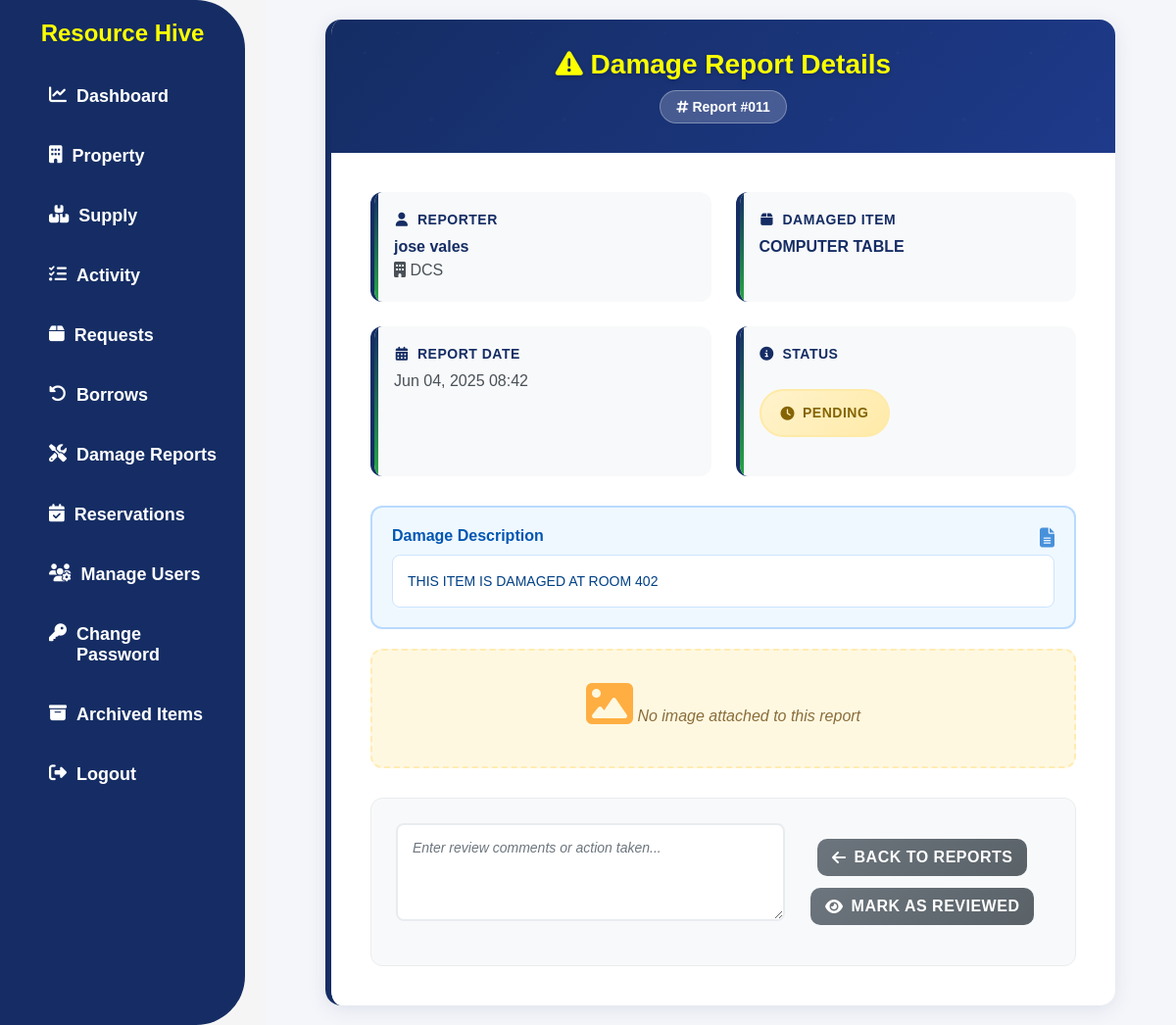
The app's page /damage-report/11/, older data.
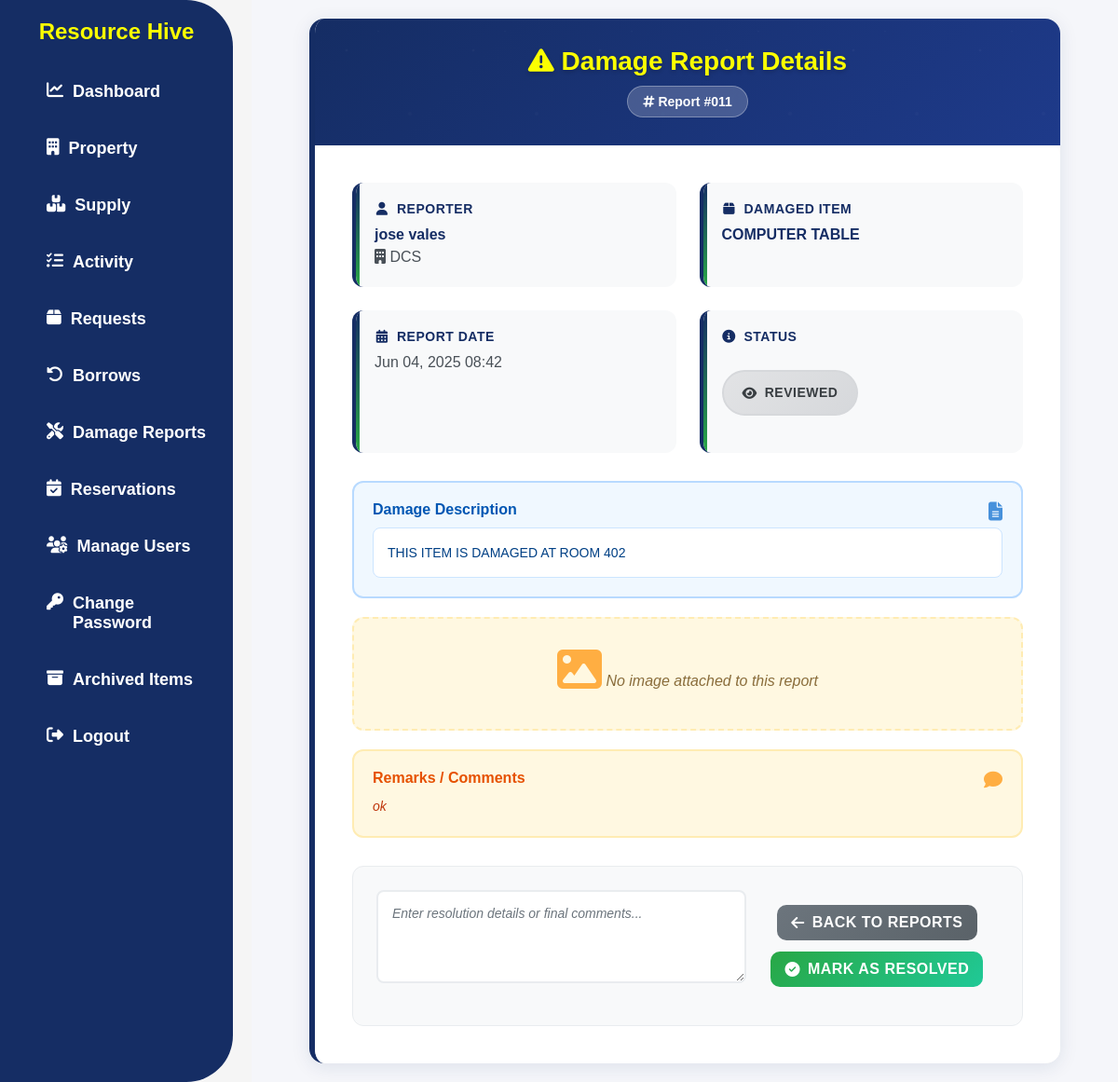
The same page, newer data.
### app/models.py (models this page shows, shortened)
class DamageReport(models.Model):
    STATUS_CHOICES = [
        ('pending', 'Pending'),
        ('reviewed', 'Reviewed'),
        ('resolved', 'Resolved'),
    ]
    user = models.ForeignKey(User, on_delete=models.CASCADE)
    item = models.ForeignKey(Property, on_delete=models.CASCADE)
    description = models.TextField()
    status = models.CharField(max_length=20, choices=STATUS_CHOICES, default='pending')
    remarks = models.TextField(blank=True, null=True)
    report_date = models.DateTimeField(auto_now_add=True)
    image = models.ImageField(upload_to='report_images/', blank=True, null=True)

class UserProfile(models.Model):
    user = models.OneToOneField(User, on_delete=models.CASCADE)
    ROLE_CHOICES = [
        ('ADMIN', 'ADMIN'),
        ('USER', 'USER'),
    ]
    role = models.CharField(max_length=20, choices=ROLE_CHOICES)
    department = models.ForeignKey(Department, on_delete=models.SET_NULL, null=True, blank=True)
    phone = models.CharField(max_length=20, blank=True, null=True)

class Department(models.Model):
    name = models.CharField(max_length=100, unique=True)
    def __str__(self):
        return self.name

class Property(models.Model):
    CONDITION_CHOICES = [
        ('In good condition', 'In good condition'),
        ('Needing repair', 'Needing repair'),
        ('Unserviceable', 'Unserviceable'),
        ('Obsolete', 'Obsolete'),
        ('No longer needed', 'No longer needed'),
        ('Not used since purchased', 'Not used since purchased'),
    ]
    AVAILABILITY_CHOICES = [
        ('available', 'Available'),
        ('not_available', 'Not Available'),
    ]
    property_number = models.CharField(max_length=100, unique=True, null=True, blank=True)
    property_name = models.CharField(max_length=100)
    category = models.ForeignKey(PropertyCategory, on_delete=models.SET_NULL, null=True, blank=True)
    description = models.TextField(null=True, blank=True)
    barcode = models.CharField(max_length=150, unique=True, null=True, blank=True)
    unit_of_measure = models.CharField(max_length=50, null=True, blank=True)
    unit_value = models.DecimalField(
        max_digits=10, decimal_places=2,
        blank=True, null=True,
        validators=[MinValueValidator(0)]
    )
    overall_quantity = models.PositiveIntegerField(validators=[MinValueValidator(0)], default=0)
    quantity = models.PositiveIntegerField(validators=[MinValueValidator(0)], default=0)
    location = models.CharField(max_length=255, null=True, blank=True)
    condition = models.CharField(max_length=100, choices=CONDITION_CHOICES, default='In good condition')
    availability = models.CharField(max_length=20, choices=AVAILABILITY_CHOICES, default='available')
    is_archived = models.BooleanField(default=False)

### app/views.py (the view, shortened to what this page needs)
# urls.py: path('damage-report/<int:pk>/', damage_report_detail, name='damage_report_detail'),
def damage_report_detail(request, pk):
    report_obj = get_object_or_404(DamageReport, pk=pk)
    return render(request, 'app/report_details.html', {'report_obj': report_obj})

### app/templates/app/report_details.html (shortened to what the changed rows need)
{% load static %}
<!DOCTYPE html>
<html>
<head>
  <link rel="stylesheet" href="{% static 'css/style.css' %}" />
  <link rel="stylesheet" href="https://cdnjs.cloudflare.com/ajax/libs/font-awesome/6.4.2/css/all.min.css" />
</head>
<body>
  {% include 'app/navbar.html' %}
  <div class="content">
    <div class="details-container">
      <div class="details-header">
        <h2 class="h2title">
          <i class="fas fa-exclamation-triangle"></i>
          Damage Report Details
        </h2>
        <div class="report-id-badge">
          <i class="fas fa-hashtag"></i>
          Report #{{ report_obj.id|stringformat:"03d" }}
        </div>
      </div>
      <div class="details-p">
        <div class="details-grid">
          <div class="detail-item">
            <div class="detail-label">
              <i class="fas fa-user"></i>
              Reporter
            </div>
            <div class="detail-value highlight">
              {% with report_obj.user.first_name as first_name %}
              {% with report_obj.user.last_name as last_name %}
                {% if first_name or last_name %}
                  {{ first_name }} {{ last_name }}
                {% else %}
                  {{ report_obj.user.username }}
                {% endif %}
              {% endwith %}
              {% endwith %}
            </div>
            <div class="detail-value">
              <i class="fas fa-building"></i>
              {{ report_obj.user.userprofile.department }}
            </div>
          </div>
          <div class="detail-item">
            <div class="detail-label">
              <i class="fas fa-box"></i>
              Damaged Item
            </div>
            <div class="detail-value highlight">{{ report_obj.item.property_name }}</div>
          </div>
          <div class="detail-item">
            <div class="detail-label">
              <i class="fas fa-calendar-alt"></i>
              Report Date
            </div>
            <div class="detail-value">{{ report_obj.report_date|date:"M d, Y H:i" }}</div>
          </div>
          <div class="detail-item">
            <div class="detail-value">
              <div class="status-display status-{{ report_obj.status|lower }}">
                {% if report_obj.status == 'pending' %}
                  <i class="fas fa-clock"></i>
                {% elif report_obj.status == 'reviewed' %}
                  <i class="fas fa-eye"></i>
                {% elif report_obj.status == 'resolved' %}
                  <i class="fas fa-check-circle"></i>
                {% endif %}
                {{ report_obj.get_status_display }}
              </div>
            </div>
          </div>
        </div>
        <div class="description-section">
          <strong>Damage Description</strong>
          <div class="description-text">{{ report_obj.description }}</div>
        </div>
        {% if report_obj.remarks %}
          <div class="remarks-section">
            <strong>Remarks / Comments</strong>
            <div class="remarks-text">{{ report_obj.remarks }}</div>
          </div>
        {% endif %}
        {% if report_obj.status == 'pending' %}
          <form method="post" class="stat-button">
            <textarea name="remarks" placeholder="Enter review comments or action taken..." required></textarea>
            <div class="button-group">
              <a href="{% url 'user_damage_reports' %}" class="btn-back">
                <i class="fas fa-arrow-left"></i> Back to Reports
              </a>
              <button type="submit" name="action" value="reviewed" class="btn-reviewed">
                <i class="fas fa-eye"></i> Mark as Reviewed
              </button>
            </div>
          </form>
        {% elif report_obj.status == 'reviewed' %}
          <form method="post" class="stat-button">
            <textarea name="remarks" placeholder="Enter resolution details or final comments..." required></textarea>
            <div class="button-group">
              <a href="{% url 'user_damage_reports' %}" class="btn-back">
                <i class="fas fa-arrow-left"></i> Back to Reports
              </a>
              <button type="submit" name="action" value="resolved" class="btn-approve">
                <i class="fas fa-check-circle"></i> Mark as Resolved
              </button>
            </div>
          </form>
        {% endif %}
      </div>
    </div>
  </div>
</body>
</html>

Row changes from the older to the newer data that the page shows:
changed DamageReport "THIS ITEM IS DAMAGED AT ROOM 402": status "PENDING" → "REVIEWED"; remarks (not shown) → "ok"
Text that changed along with them:
text no longer shown: "MARK AS REVIEWED"
text now shown: "Remarks / Comments MARK AS RESOLVED"
